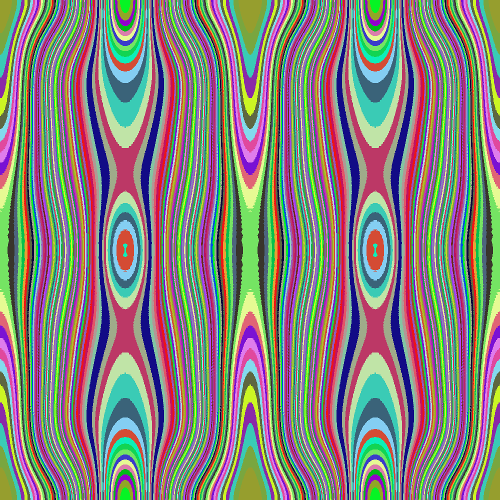
Frame 1 (no input)
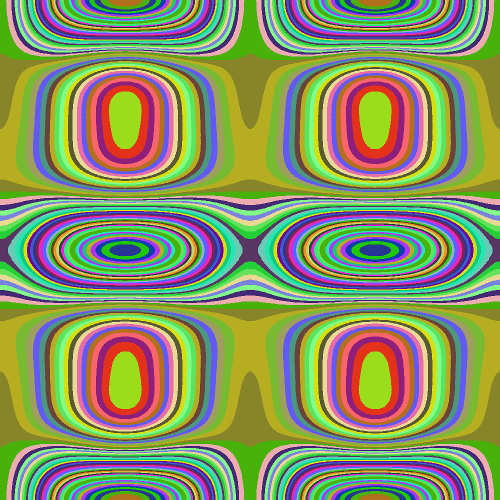
Frame 2 (the mouse pressed at the canvas centre, redrawn once)

The Processing sketch that drew these frames (run headless with seeded random() and noise(); the mouse was pressed at the canvas centre and the sketch redrawn once):

// Processing sketch: PsychedelicNoise
// ── PsychedelicNoise.pde
PImage img;  // image used to draw the pattern
color[] c;  // aray of colors


/*-------------*/


void setup() {
  size(500, 500);
  
  // the dimensions of the image are twice the dimentions of
  // the canvas to add antialiasing when the image is reduced
  img = createImage(2*width, 2*height, RGB);   
  
  // noise detail is changed to make the pattern smooth
  noiseDetail(1, 0.3);
  
  c = new color[255];  // the array has 255 colors, one color for each possible grayscale color
  
  noLoop();
}


/*-------------*/


void draw() {
  // fill the array with random colors
  for (int i = 0; i < c.length; i += 1) {
    c[i] = color(random(255), random(255), random(255));
  }
  
  // create pattern
  img.loadPixels();  
  float nx, ny, nz;
  float theta = 0, phi = 0;
  float R = 5, r = 1;
  for (int x = 0; x < img.width; x += 1) {
    for (int y = 0; y < img.height; y += 1) {
      // map x and y to angles between 0 and TWO_PI
      theta = map(x, 0, img.width, 0, TWO_PI);
      phi = map(y, 0, img.height, 0, TWO_PI);
      
      // calculate the parameters of noise with the equation of a torus
      // this is used to make the pattern seamless
      nx = (R+r*cos(phi))*cos(theta);
      ny = (R+r*cos(phi))*sin(theta);
      nz = r*sin(phi);
      
      // normalize noise parameters so that the de pattern has homogeneous dimensions
      nx = norm(nx, 0, R+r);
      ny = norm(ny, 0, R+r);
      nz = norm(nz, 0, r);
      
      // apply noise twice and use the equivalent color on the pallete
      try{
      img.pixels[x + y*img.width] = c[floor(255*noise(floor(255*noise(nx, ny, nz)), (float)0.1))];
      
      } catch(Exception e) {
        //  System.out.println("got interrupted!");
      }    }
  }
  img.updatePixels();
  
  // display pattern
  image(img, 0, 0, width, height);  // the image is reduce to the size of the canvas to make it smooth
}


/*-------------*/


void mousePressed() { 
  noiseSeed((long)random(0xFFFFFF));
//noiseSeed(undefined);  // edited to work on openProcessing beta
  redraw();
}


/*-------------*/


void keyPressed() {
  save("image.png");
}
